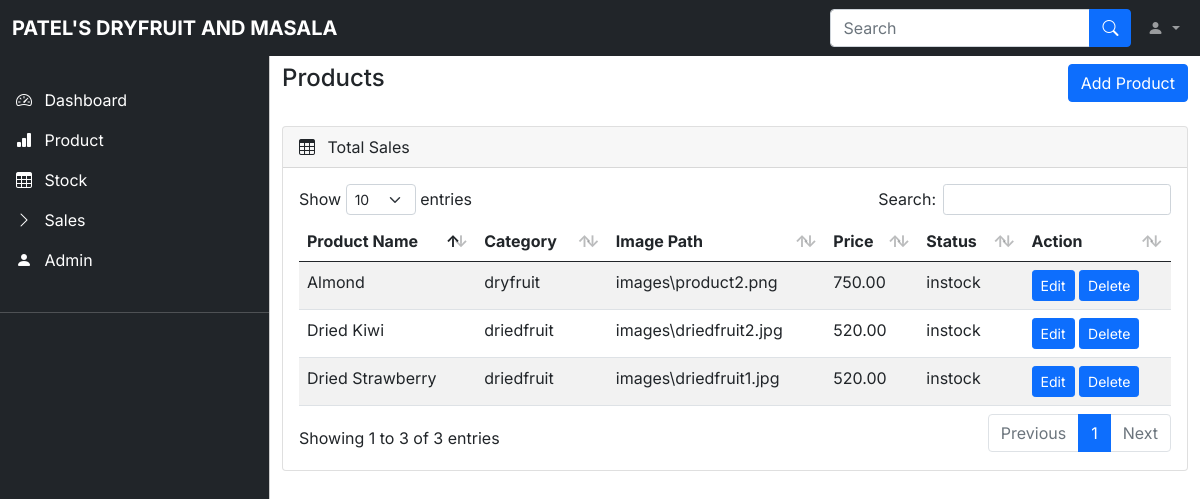
The app's page /admin/product.php with its own data.
### tables this page shows
CREATE TABLE `tblproduct` (
  `pid` int(10) NOT NULL,
  `pname` varchar(255) NOT NULL,
  `category` varchar(40) NOT NULL,
  `pimage` varchar(255) NOT NULL,
  `price` float(100,2) NOT NULL,
  `status` varchar(40) NOT NULL,
  `delete_flag` int(10) NOT NULL,
  `date` date NOT NULL
);

### admin/product.php (the view, shortened to what this page needs)
<?php
include 'datacon.php';
?>
<!DOCTYPE html>
<html lang="en">
<head>
    <link rel="stylesheet" href="css/bootstrap.min.css" />
    <link rel="stylesheet" href="https://cdn.jsdelivr.net/npm/bootstrap-icons@1.4.1/font/bootstrap-icons.css" />
    <link rel="stylesheet" href="css/dataTables.bootstrap5.min.css" />
    <link rel="stylesheet" href="css/style.css" />
</head>
<body>
    <nav class="navbar navbar-expand-lg navbar-dark bg-dark fixed-top">
        <div class="container-fluid">
            <a class="navbar-brand me-auto ms-lg-0 ms-3 text-uppercase fw-bold" href="#">Patel's Dryfruit and Masala</a>
            <div class="collapse navbar-collapse" id="topNavBar">
                <form class="d-flex ms-auto my-3 my-lg-0">
                    <div class="input-group">
                        <input class="form-control" type="search" placeholder="Search" aria-label="Search" />
                        <button class="btn btn-primary" type="submit">
                            <i class="bi bi-search"></i>
                        </button>
                    </div>
                </form>
                <ul class="navbar-nav">
                    <li class="nav-item dropdown">
                        <a class="nav-link dropdown-toggle ms-2" href="#" role="button" data-bs-toggle="dropdown" aria-expanded="false">
                            <i class="bi bi-person-fill"></i>
                        </a>
                    </li>
                </ul>
            </div>
        </div>
    </nav>
    <div class="offcanvas offcanvas-start sidebar-nav bg-dark" tabindex="-1" id="sidebar">
        <div class="offcanvas-body p-0">
            <nav class="navbar-dark">
                <ul class="navbar-nav">
                    <li>
                        <br>
                        <a href="index.php" class="nav-link px-3 active">
                            <span class="me-2"><i class="bi bi-speedometer2"></i></span>
                            <span>Dashboard</span>
                        </a>
                        <a href="product.php" class="nav-link px-3 active">
                            <span class="me-2"><i class="bi bi-bar-chart-fill"></i></span>
                            <span>Product</span>
                        </a>
                        <a href="stock.php" class="nav-link px-3 active">
                            <span class="me-2"><i class="bi bi-table"></i></span>
                            <span>Stock</span>
                        </a>
                        <a href="sales.php" class="nav-link px-3 active">
                            <span class="me-2"><i class="bi bi-chevron-right"></i></span>
                            <span>Sales</span>
                        </a>
                        <a href="admin.php" class="nav-link px-3 active">
                            <span class="me-2"><i class="bi bi-person-fill"></i></span>
                            <span>Admin</span>
                        </a>
                    </li>
                    <li class="my-4">
                        <hr class="dropdown-divider bg-light" />
                    </li>
                </ul>
            </nav>
        </div>
    </div>
    <main class="mt-5 pt-3">
        <div class="container-fluid">
            <div class="row">
                <div class="col-md-12">
                    <h4>Products
                        <a href="" class="btn btn-primary float-right" style="float:right;" data-bs-toggle="modal" data-bs-target="#exampleModal">Add Product</a>
                    </h4>
                </div>
            </div>
            <br>
            <div class="row">
                <div class="col-md-12 mb-3">
                    <div class="card">
                        <div class="card-header">
                            <span><i class="bi bi-table me-2"></i></span> Total Sales
                        </div>
                        <div class="card-body">
                            <div class="table-responsive">
                                <table id="example" class="table table-striped data-table" style="width: 100%">
                                    <thead>
                                        <tr>
                                            <th>Product Name</th>
                                            <th>Category</th>
                                            <th>Image Path</th>
                                            <th>Price</th>
                                            <th>Status</th>
                                            <th>Action</th>
                                        </tr>
                                    </thead>
                                    <tbody>
                                        <?php
                                        $query = "select * from tblproduct";
                                        $data = mysqli_query($conn, $query);
                                        $result = mysqli_fetch_row($data);
                                        if ($result) {
                                            while ($rows = mysqli_fetch_assoc($data)) {
                                        ?>
                                                <tr>
                                                    <td><?php echo $rows['pname']; ?></td>
                                                    <td><?php echo $rows['category']; ?></td>
                                                    <td><?php echo $rows['pimage']; ?></td>
                                                    <td><?php echo $rows['price']; ?></td>
                                                    <td><?php echo $rows['status']; ?></td>
                                                    <td>
                                                        <a class="btn btn-primary btn-sm" data-bs-toggle="modal" data-bs-target="#updateproduct">Edit</a>
                                                        <a class="btn btn-primary btn-sm" onclick="return confirm('are you sure you want to delete?')" href="delete.php?id=<?php echo $row['id']; ?>">Delete</a>
                                                    </td>
                                                </tr>
                                        <?php
                                            }
                                        }
                                        ?>
                                    </tbody>
                                </table>
                            </div>
                        </div>
                    </div>
                </div>
            </div>
        </div>
    </main>
</body>
</html>

### records on screen
tblproduct: pname "Almond", category "dryfruit", pimage "images\\product2.png", price "750.00", status "instock"
tblproduct: pname "Dried Strawberry", category "driedfruit", pimage "images\\driedfruit1.jpg", price "520.00", status "instock"
tblproduct: pname "Dried Kiwi", category "driedfruit", pimage "images\\driedfruit2.jpg", price "520.00", status "instock"
